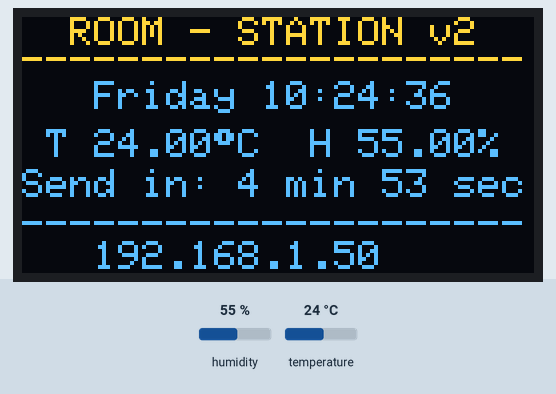
The sketch below on a simulated ESP32. Parts: 128×64 one-colour display. Inputs (shaded band) come from the test bench; at power-on: humidity 55 %, temperature 24 °C. The OLED is the two-colour kind (top 16 rows yellow); WiFi joins after 1.5 s; servers stay silent unless stated; the display library's start-up logo is not drawn; network time is answered at once with the bench clock; the local clock reads 2024-03-15 10:24:30 at power-on unless the sketch sets it; what the sketch prints to the serial monitor is not drawn.

Above: at 6.7 s.
6.8 s: humidity set to 22 %
At 8.6 s:
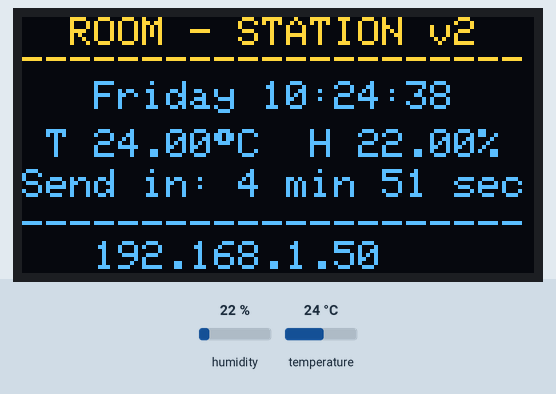
9.5 s: temperature set to 12 °C
At 10.5 s:
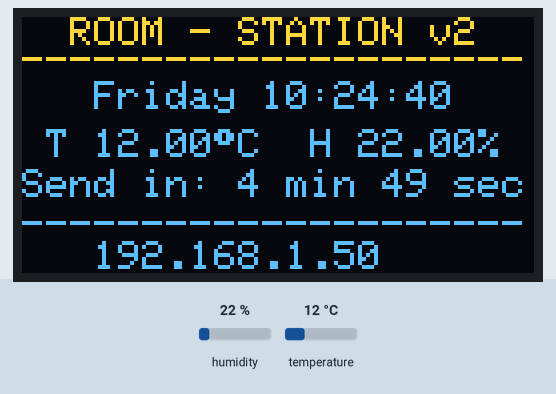
12.2 s: humidity set to 40 %
At 14.3 s:
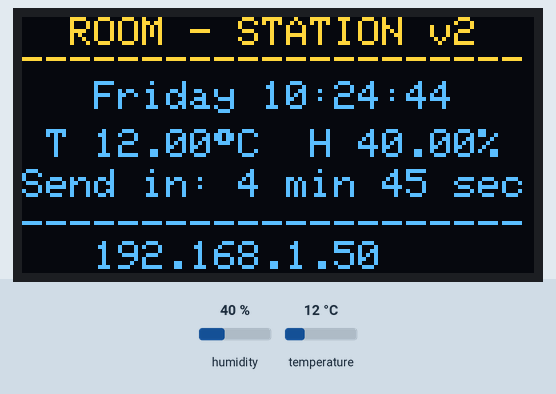
15.5 s: temperature set to 19 °C
At 16.8 s:
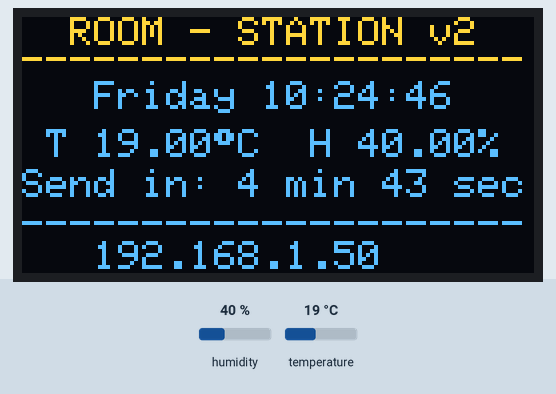
Timing chart, 0 to 18.5 s (numbered marks = the images above; inputs shaded):
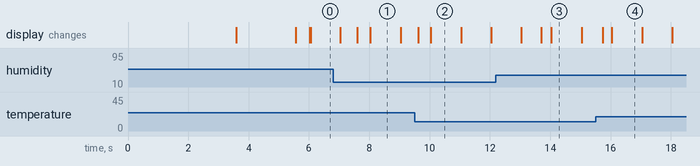

Measured:
- what the display in image 1 shows lasts 1.0 s, from 8.0 s to 9.0 s

The sketch:

arduino_nodeMCU.ino
```cpp
#include <SPI.h>
#include <Wire.h>
#include <Adafruit_GFX.h>
#include <Adafruit_SSD1306.h>
#include "DHT.h"
#include <WiFi.h>
#include <WiFiUdp.h>
#include <NTPClient.h>
#include <HTTPClient.h>
#include <ArduinoJson.h>

#define SCREEN_WIDTH 128  // OLED display width, in pixels
#define SCREEN_HEIGHT 64  // OLED display height, in pixels

#define OLED_RESET -1  // Reset pin # (or -1 if sharing Arduino reset pin)
Adafruit_SSD1306 display(SCREEN_WIDTH, SCREEN_HEIGHT, &Wire, OLED_RESET);

#define DHTTYPE DHT11
#define DHTPIN 19
DHT dht(DHTPIN, DHTTYPE);

float Temperature;
float Humidity;

const char* ssid = ""; // Tu Wifi SSID
const char* password = ""; // Tu contraseña

WiFiServer server(80);

const char* ntpServer = "europe.pool.ntp.org";
const int timeZone = 7200;

WiFiUDP ntpUDP;
NTPClient timeClient(ntpUDP, ntpServer, timeZone);

char daysOfTheWeek[7][12] = { "Sunday", "Monday", "Tuesday", "Wednesday", "Thursday", "Friday", "Saturday" };

unsigned long previousMillis = 0;
const unsigned long interval = 300000;

String Token = "";
void setup() {

  Serial.begin(115200);
  pinMode(DHTPIN, INPUT);

  dht.begin();

  if (!display.begin(SSD1306_SWITCHCAPVCC, 0x3C)) {
    Serial.println(F("SSD1306 allocation failed"));
    for (;;)
      ;  // Don't proceed, loop forever
  }

  display.display();
  delay(2000);
  display.clearDisplay();

  WiFi.begin(ssid, password);

  display.setTextSize(1);
  display.setTextColor(WHITE);
  display.setCursor(0, 0);
  display.print("  ROOM - STATION v2  ");
  display.setCursor(0, 7);
  display.print("---------------------");
  display.setCursor(0, 16);
  display.println("    Connecting to    ");
  display.setCursor(0, 26);
  display.println("      CW-75383_1     ");

  if (WiFi.status() != WL_CONNECTED) {
    delay(500);
  } else {
    server.begin();
  }
  delay(500);


  timeClient.begin();
  delay(500);

  display.setCursor(0, 36);
  display.println("    Connecting to    ");
  display.setCursor(0, 47);
  display.println(" europe.pool.ntp.org ");
  display.display();

  delay(700);
  timeClient.update();
  delay(500);

  Token = getToken();
  delay(500);
}

void loop() {
  Temperature = dht.readTemperature();
  Humidity = dht.readHumidity();

  unsigned long currentMillis = millis();

  if (currentMillis - previousMillis >= interval) {
    previousMillis = currentMillis;
    sendSensorData(Token, Temperature, Humidity);
  }

  unsigned long timeRemaining = (interval - (currentMillis - previousMillis)) / 1000;  // Calcula el tiempo restante en segundos
  int minutes = timeRemaining / 60;                                                    // Calcula los minutos restantes
  int seconds = timeRemaining % 60;                                                    // Calcula los segundos restantes


  display.clearDisplay();
  display.setCursor(0, 0);
  display.setTextSize(1.0);
  display.setTextColor(SSD1306_WHITE);
  display.print("  ROOM - STATION v2  ");
  display.setCursor(0, 7);
  display.print("---------------------");

  display.setCursor(0, 16);
  display.print("   ");
  display.print(daysOfTheWeek[timeClient.getDay()]);
  display.print(" ");
  display.print(timeClient.getFormattedTime());
  display.print("   ");

  display.setTextSize(1);
  display.setCursor(0, 28);
  display.print(" T ");
  display.print(String(Temperature) + ((char)247) + "C");
  display.print("  H ");
  display.print(String(Humidity) + "% \n");

  display.setCursor(0, 38);
  display.print("Send in: ");
  display.print(minutes);
  display.print(" min ");
  display.print(seconds);
  display.println(" sec");

  display.setCursor(0, 48);
  display.println("---------------------");

  display.setCursor(0, 56);
  display.print("   ");
  display.print(WiFi.localIP());
  display.println("   ");
  display.display();
}
String getToken() {
  HTTPClient http;
  const char* host = ""; // dirección de tu api
  const int port = 0; // Puerto de tu api
  const char* endpoint = ""; // Endpoint de tu api
  String url = "http://" + String(host) + ":" + String(port) + String(endpoint);
  int httpResponseCode = http.begin(url);
  httpResponseCode = http.GET();
  if (httpResponseCode == HTTP_CODE_OK) {
    String response = http.getString();
    Serial.println("GET request successful");
    Serial.print("Token: ");

    int tokenIndex = response.indexOf("{\"token\":\"");
    if (tokenIndex != -1) {
      int endIndex = response.indexOf("\"", tokenIndex + 10);
      String token = response.substring(tokenIndex + 10, endIndex);
      Serial.println(token);
      return token;
    } else {
      Serial.println("Token not found");
    }
  } else {
    Serial.print("Error in GET request. Response code: ");
    Serial.println(httpResponseCode);
  }

  return "";
}

void sendSensorData(String token, float temp, float hum) {
  if (token != "") {
    HTTPClient http;
    const char* host = ""; // dirección de tu api
    const int port = 0; // Puerto de tu api
    const char* endpoint = ""; // Endpoint de tu api

    String url = "http://" + String(host) + ":" + String(port) + String(endpoint);

    http.begin(url);
    http.addHeader("Content-Type", "application/x-www-form-urlencoded");
    http.addHeader("Authorization", token);

    String body = "temp=" + String(int(temp)) + "&hum=" + String(int(hum));
    Serial.println(body);
    int httpResponseCode = http.POST(body);

    if (httpResponseCode == HTTP_CODE_OK) {
      Serial.println("POST request sent successfully");
    } else {
      Serial.print("Error in POST request. Response code: ");
      Serial.println(httpResponseCode);
    }

    http.end();
  }
}
```
